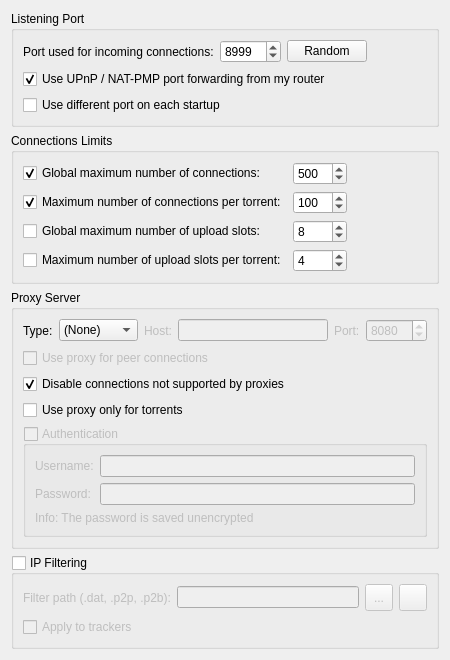
          <widget class="QWidget" name="scrollAreaWidgetContents_3">
           <property name="geometry">
            <rect>
             <x>0</x>
             <y>0</y>
             <width>450</width>
             <height>658</height>
            </rect>
           </property>
           <layout class="QVBoxLayout" name="verticalLayout_20">
            <item>
             <layout class="QHBoxLayout">
              <item>
               <widget class="QGroupBox" name="ListeningPortBox">
                <property name="title">
                 <string>Listening Port</string>
                </property>
                <layout class="QVBoxLayout">
                 <item>
                  <layout class="QHBoxLayout">
                   <item>
                    <widget class="QLabel" name="lbl_ports">
                     <property name="text">
                      <string>Port used for incoming connections:</string>
                     </property>
                    </widget>
                   </item>
                   <item>
                    <widget class="QSpinBox" name="spinPort">
                     <property name="minimum">
                      <number>1</number>
                     </property>
                     <property name="maximum">
                      <number>65535</number>
                     </property>
                     <property name="value">
                      <number>8999</number>
                     </property>
                    </widget>
                   </item>
                   <item>
                    <widget class="QPushButton" name="randomButton">
                     <property name="text">
                      <string>Random</string>
                     </property>
                    </widget>
                   </item>
                   <item>
                    <spacer>
                     <property name="orientation">
                      <enum>Qt::Horizontal</enum>
                     </property>
                     <property name="sizeHint" stdset="0">
                      <size>
                       <width>20</width>
                       <height>20</height>
                      </size>
                     </property>
                    </spacer>
                   </item>
                  </layout>
                 </item>
                 <item>
                  <widget class="QCheckBox" name="checkUPnP">
                   <property name="text">
                    <string>Use UPnP / NAT-PMP port forwarding from my router</string>
                   </property>
                   <property name="checked">
                    <bool>true</bool>
                   </property>
                  </widget>
                 </item>
                 <item>
                  <widget class="QCheckBox" name="checkRandomPort">
                   <property name="text">
                    <string>Use different port on each startup</string>
                   </property>
                  </widget>
                 </item>
                </layout>
               </widget>
              </item>
             </layout>
            </item>
            <item>
             <widget class="QGroupBox" name="nbConnecBox">
              <property name="title">
               <string>Connections Limits</string>
              </property>
              <layout class="QGridLayout" name="gridLayout">
               <item row="0" column="0">
                <widget class="QCheckBox" name="checkMaxConnecs">
                 <property name="text">
                  <string>Global maximum number of connections:</string>
                 </property>
                 <property name="checked">
                  <bool>true</bool>
                 </property>
                </widget>
               </item>
               <item row="0" column="1">
                <widget class="QSpinBox" name="spinMaxConnec">
                 <property name="enabled">
                  <bool>true</bool>
                 </property>
                 <property name="minimum">
                  <number>2</number>
                 </property>
                 <property name="maximum">
                  <number>2000</number>
                 </property>
                 <property name="value">
                  <number>500</number>
                 </property>
                </widget>
               </item>
               <item row="2" column="0">
                <widget class="QCheckBox" name="checkMaxConnecsPerTorrent">
                 <property name="text">
                  <string>Maximum number of connections per torrent:</string>
                 </property>
                 <property name="checked">
                  <bool>true</bool>
                 </property>
                </widget>
               </item>
               <item row="2" column="1">
                <widget class="QSpinBox" name="spinMaxConnecPerTorrent">
                 <property name="minimum">
                  <number>2</number>
                 </property>
                 <property name="maximum">
                  <number>2000</number>
                 </property>
                 <property name="value">
                  <number>100</number>
                 </property>
                </widget>
               </item>
               <item row="4" column="0">
                <widget class="QCheckBox" name="checkMaxUploadsPerTorrent">
                 <property name="text">
                  <string>Maximum number of upload slots per torrent:</string>
                 </property>
                 <property name="checked">
                  <bool>false</bool>
                 </property>
                </widget>
               </item>
               <item row="4" column="1">
                <widget class="QSpinBox" name="spinMaxUploadsPerTorrent">
                 <property name="maximum">
                  <number>500</number>
                 </property>
                 <property name="value">
                  <number>4</number>
                 </property>
                </widget>
               </item>
               <item row="0" column="2">
                <spacer name="horizontalSpacer_3">
                 <property name="orientation">
                  <enum>Qt::Horizontal</enum>
                 </property>
                 <property name="sizeHint" stdset="0">
                  <size>
                   <width>40</width>
                   <height>20</height>
                  </size>
                 </property>
                </spacer>
               </item>
               <item row="2" column="2">
                <spacer name="horizontalSpacer_4">
                 <property name="orientation">
                  <enum>Qt::Horizontal</enum>
                 </property>
                 <property name="sizeHint" stdset="0">
                  <size>
                   <width>40</width>
                   <height>20</height>
                  </size>
                 </property>
                </spacer>
               </item>
               <item row="4" column="2">
                <spacer name="horizontalSpacer_6">
                 <property name="orientation">
                  <enum>Qt::Horizontal</enum>
                 </property>
                 <property name="sizeHint" stdset="0">
                  <size>
                   <width>40</width>
                   <height>20</height>
                  </size>
                 </property>
                </spacer>
               </item>
               <item row="3" column="0">
                <widget class="QCheckBox" name="checkMaxUploads">
                 <property name="text">
                  <string>Global maximum number of upload slots:</string>
                 </property>
                 <property name="checked">
                  <bool>false</bool>
                 </property>
                </widget>
               </item>
               <item row="3" column="1">
                <widget class="QSpinBox" name="spinMaxUploads">
                 <property name="maximum">
                  <number>2000</number>
                 </property>
                 <property name="value">
                  <number>8</number>
                 </property>
                </widget>
               </item>
               <item row="3" column="2">
                <spacer name="horizontalSpacer_15">
                 <property name="orientation">
                  <enum>Qt::Horizontal</enum>
                 </property>
                 <property name="sizeHint" stdset="0">
                  <size>
                   <width>40</width>
                   <height>20</height>
                  </size>
                 </property>
                </spacer>
               </item>
              </layout>
             </widget>
            </item>
            <item>
             <widget class="QGroupBox" name="groupProxy">
              <property name="enabled">
               <bool>true</bool>
              </property>
              <property name="title">
               <string>Proxy Server</string>
              </property>
              <layout class="QVBoxLayout" name="verticalLayout_29">
               <item>
                <layout class="QHBoxLayout" name="_2">
                 <item>
                  <widget class="QLabel" name="ProxyType_lbl">
                   <property name="text">
                    <string>Type:</string>
                   </property>
                  </widget>
                 </item>
                 <item>
                  <widget class="QComboBox" name="comboProxyType">
                   <item>
                    <property name="text">
                     <string>(None)</string>
                    </property>
                   </item>
                   <item>
                    <property name="text">
                     <string>SOCKS4</string>
                    </property>
                   </item>
                   <item>
                    <property name="text">
                     <string>SOCKS5</string>
                    </property>
                   </item>
                   <item>
                    <property name="text">
                     <string>HTTP</string>
                    </property>
                   </item>
                  </widget>
                 </item>
                 <item>
                  <widget class="QLabel" name="lblProxyIP">
                   <property name="enabled">
                    <bool>false</bool>
                   </property>
                   <property name="text">
                    <string>Host:</string>
                   </property>
                  </widget>
                 </item>
                 <item>
                  <widget class="QLineEdit" name="textProxyIP">
                   <property name="enabled">
                    <bool>false</bool>
                   </property>
                   <property name="text">
                    <string/>
                   </property>
                   <property name="maxLength">
                    <number>75</number>
                   </property>
                   <property name="echoMode">
                    <enum>QLineEdit::Normal</enum>
                   </property>
                  </widget>
                 </item>
                 <item>
                  <widget class="QLabel" name="lblProxyPort">
                   <property name="enabled">
                    <bool>false</bool>
                   </property>
                   <property name="text">
                    <string>Port:</string>
                   </property>
                  </widget>
                 </item>
                 <item>
                  <widget class="QSpinBox" name="spinProxyPort">
                   <property name="enabled">
                    <bool>false</bool>
                   </property>
                   <property name="minimum">
                    <number>1</number>
                   </property>
                   <property name="maximum">
                    <number>65535</number>
                   </property>
                   <property name="value">
                    <number>8080</number>
                   </property>
                  </widget>
                 </item>
                </layout>
               </item>
               <item>
                <widget class="QCheckBox" name="checkProxyPeerConnecs">
                 <property name="enabled">
                  <bool>false</bool>
                 </property>
                 <property name="toolTip">
                  <string>Otherwise, the proxy server is only used for tracker connections</string>
                 </property>
                 <property name="text">
                  <string>Use proxy for peer connections</string>
                 </property>
                </widget>
               </item>
               <item>
                <widget class="QCheckBox" name="checkForceProxy">
                 <property name="text">
                  <string>Disable connections not supported by proxies</string>
                 </property>
                 <property name="checked">
                  <bool>true</bool>
                 </property>
                </widget>
               </item>
               <item>
                <widget class="QCheckBox" name="isProxyOnlyForTorrents">
                 <property name="toolTip">
                  <string>RSS feeds, search engine, software updates or anything else other than torrent transfers and related operations (such as peer exchanges) will use a direct connection</string>
                 </property>
                 <property name="text">
                  <string>Use proxy only for torrents</string>
                 </property>
                 <property name="checked">
                  <bool>false</bool>
                 </property>
                </widget>
               </item>
               <item>
                <widget class="QGroupBox" name="checkProxyAuth">
                 <property name="enabled">
                  <bool>false</bool>
                 </property>
                 <property name="title">
                  <string>Authentication</string>
                 </property>
                 <property name="checkable">
                  <bool>true</bool>
                 </property>
                 <property name="checked">
                  <bool>false</bool>
                 </property>
                 <layout class="QVBoxLayout" name="verticalLayout_24">
                  <item>
                   <layout class="QGridLayout" name="gridLayout_12">
                    <item row="0" column="0">
                     <widget class="QLabel" name="lblProxyUsername">
                      <property name="text">
                       <string>Username:</string>
                      </property>
                     </widget>
                    </item>
                    <item row="0" column="1">
                     <widget class="QLineEdit" name="textProxyUsername">
                      <property name="text">
                       <string/>
                      </property>
                      <property name="maxLength">
                       <number>1000</number>
                      </property>
                      <property name="echoMode">
                       <enum>QLineEdit::Normal</enum>
                      </property>
                     </widget>
                    </item>
                    <item row="1" column="0">
                     <widget class="QLabel" name="lblProxyPassword">
                      <property name="text">
                       <string>Password:</string>
                      </property>
                     </widget>
                    </item>
                    <item row="1" column="1">
                     <widget class="QLineEdit" name="textProxyPassword">
                      <property name="text">
                       <string/>
                      </property>
                      <property name="maxLength">
                       <number>1000</number>
                      </property>
                      <property name="echoMode">
                       <enum>QLineEdit::Password</enum>
                      </property>
                     </widget>
                    </item>
                   </layout>
                  </item>
                  <item>
                   <widget class="QLabel" name="label_23">
                    <property name="text">
                     <string>Info: The password is saved unencrypted</string>
                    </property>
                   </widget>
                  </item>
                 </layout>
                </widget>
               </item>
              </layout>
             </widget>
            </item>
            <item>
             <widget class="QGroupBox" name="checkIPFilter">
              <property name="title">
               <string>IP Filtering</string>
              </property>
              <property name="checkable">
               <bool>true</bool>
              </property>
              <property name="checked">
               <bool>false</bool>
              </property>
              <layout class="QGridLayout" name="gridLayout_14">
               <item row="1" column="0">
                <widget class="QLabel" name="lblFilterPath">
                 <property name="text">
                  <string>Filter path (.dat, .p2p, .p2b):</string>
                 </property>
                </widget>
               </item>
               <item row="1" column="1">
                <widget class="QLineEdit" name="textFilterPath"/>
               </item>
               <item row="1" column="2">
                <widget class="QToolButton" name="browseFilterButton">
                 <property name="minimumSize">
                  <size>
                   <width>28</width>
                   <height>27</height>
                  </size>
                 </property>
                 <property name="text">
                  <string notr="true">...</string>
                 </property>
                </widget>
               </item>
               <item row="1" column="3">
                <widget class="QToolButton" name="IpFilterRefreshBtn">
                 <property name="minimumSize">
                  <size>
                   <width>28</width>
                   <height>27</height>
                  </size>
                 </property>
                 <property name="toolTip">
                  <string>Reload the filter</string>
                 </property>
                 <property name="text">
                  <string/>
                 </property>
                 <property name="iconSize">
                  <size>
                   <width>16</width>
                   <height>16</height>
                  </size>
                 </property>
                </widget>
               </item>
               <item row="2" column="0">
                <widget class="QCheckBox" name="checkIpFilterTrackers">
                 <property name="text">
                  <string>Apply to trackers</string>
                 </property>
                </widget>
               </item>
              </layout>
             </widget>
            </item>
           </layout>
          </widget>
